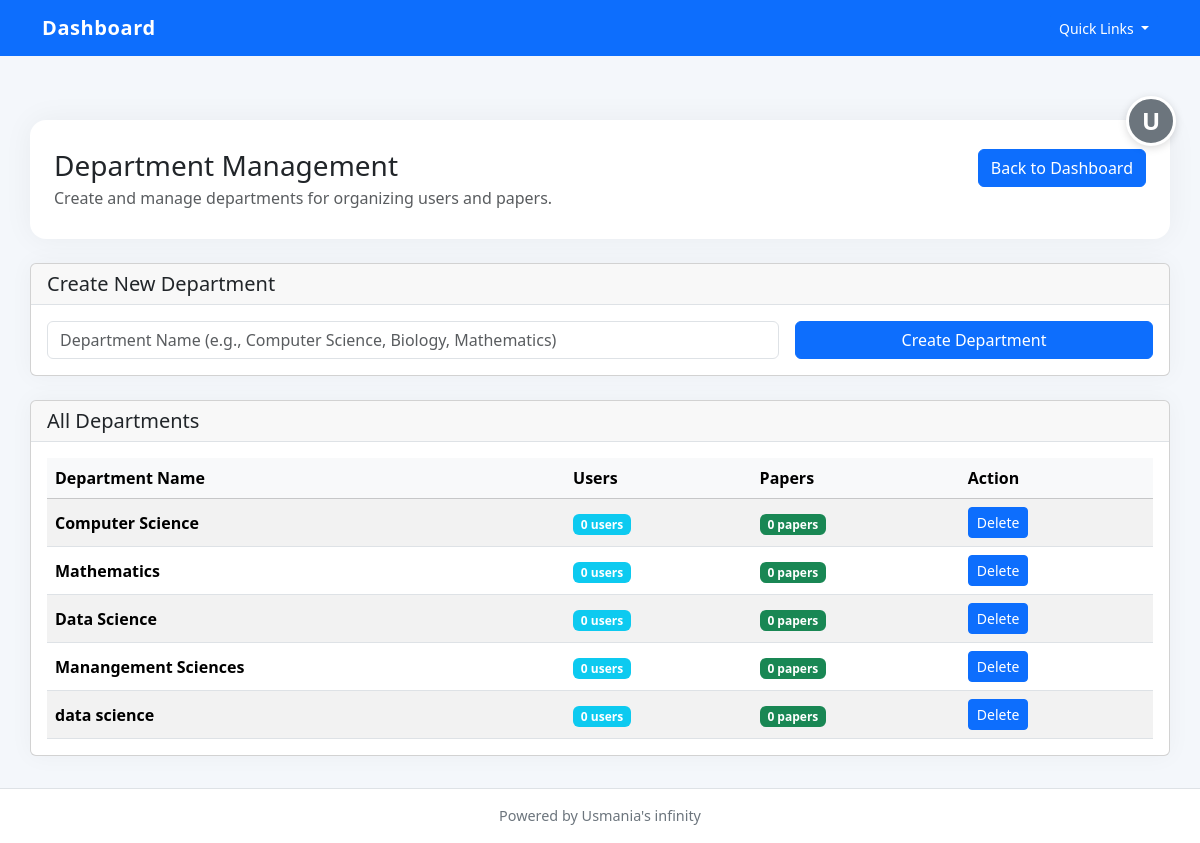
The app's page /admin/departments (signed in), older data.
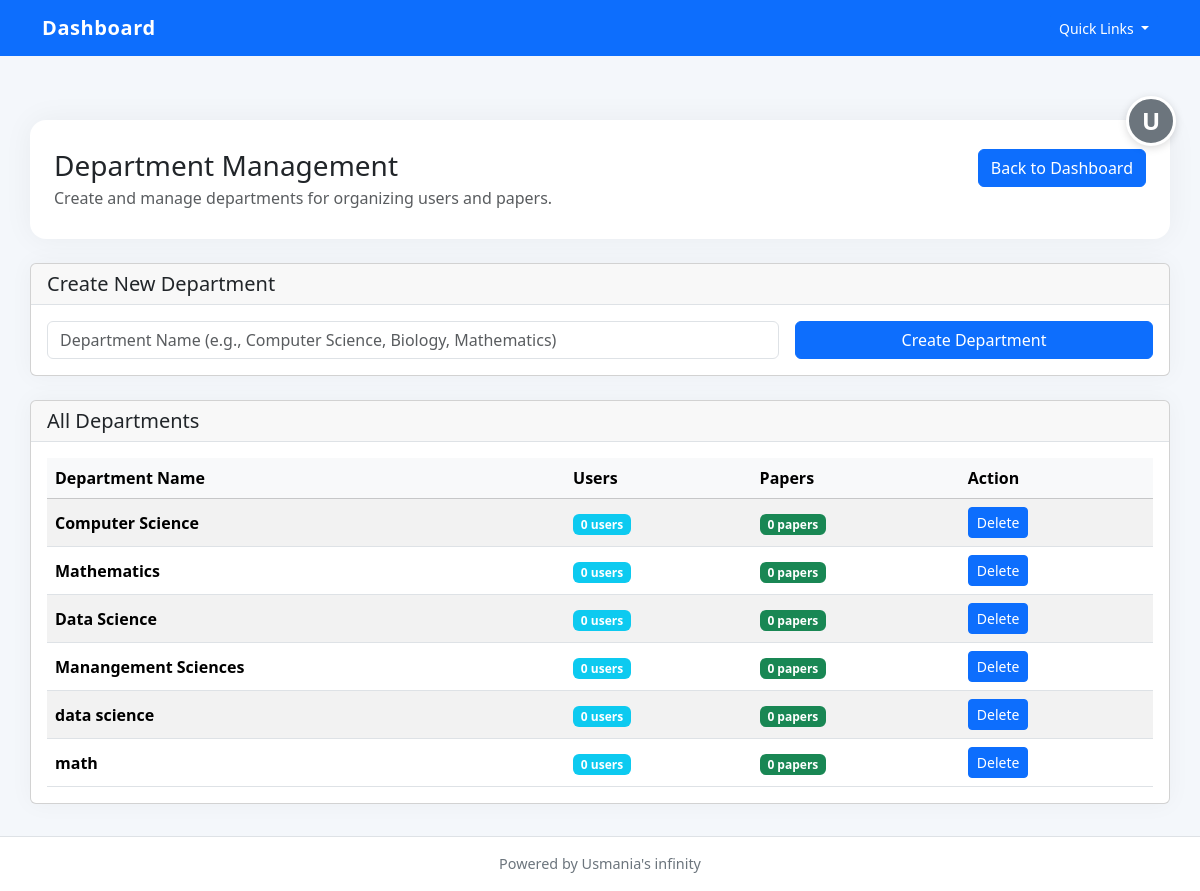
The same page, newer data.
### app/models.py (models this page shows)
class User(UserMixin, db.Model):
    __tablename__ = "users"
    id = db.Column(db.Integer, primary_key=True)
    name = db.Column(db.String(150), nullable=False)
    email = db.Column(db.String(150), unique=True, nullable=False)
    password = db.Column(db.String(255), nullable=False)
    role = db.Column(db.String(50), default="faculty")  # faculty / admin
    department_id = db.Column(db.Integer, db.ForeignKey("departments.id"))
    papers = db.relationship("Paper", backref="author", lazy=True)
    approved = db.Column(db.Boolean, default=False)
    created_at = db.Column(db.DateTime, default=datetime.utcnow)

class Department(db.Model):
    __tablename__ = "departments"
    id = db.Column(db.Integer, primary_key=True)
    name = db.Column(db.String(150), unique=True, nullable=False)
    users = db.relationship("User", backref="department", lazy=True)
    papers = db.relationship("Paper", backref="department", lazy=True)

### app/routes/admin.py (the view)
@admin_bp.route("/departments")
@login_required
def view_departments():
    if current_user.role != "admin":
        return redirect(url_for("auth.dashboard"))
    departments = Department.query.all()
    return render_template("admin_departments.html", departments=departments)

### app/routes/auth.py (called while the page is built)
@login_manager.user_loader
def load_user(user_id):
    return User.query.get(int(user_id))

### app/templates/admin_departments.html (shortened to what this page needs)
{% extends "base.html" %}
{% block content %}
<div class="page-header">
    <div class="d-flex flex-column flex-md-row justify-content-between gap-3 align-items-start">
        <div>
            <h1 class="h3 mb-1">Department Management</h1>
            <p class="text-muted mb-0">Create and manage departments for organizing users and papers.</p>
        </div>
        <div>
            <a class="btn btn-primary" href="{{ url_for('admin.dashboard') }}">Back to Dashboard</a>
        </div>
    </div>
</div>
<div class="card card-shadow mb-4">
    <div class="card-header border-bottom">
        <h5 class="card-title mb-0">Create New Department</h5>
    </div>
    <div class="card-body">
        <form method="POST" action="{{ url_for('admin.add_department') }}">
            <div class="row g-3">
                <div class="col-md-8">
                    <input type="text" name="name" class="form-control" placeholder="Department Name (e.g., Computer Science, Biology, Mathematics)" required>
                </div>
                <div class="col-md-4">
                    <button type="submit" class="btn btn-primary w-100">Create Department</button>
                </div>
            </div>
        </form>
    </div>
</div>
<div class="card card-shadow">
    <div class="card-header border-bottom">
        <h5 class="card-title mb-0">All Departments</h5>
    </div>
    <div class="card-body">
        {% if departments %}
        <div class="table-responsive">
            <table class="table table-striped align-middle mb-0">
                <thead class="table-light">
                    <tr>
                        <th>Department Name</th>
                        <th>Users</th>
                        <th>Papers</th>
                        <th>Action</th>
                    </tr>
                </thead>
                <tbody>
                    {% for dept in departments %}
                    <tr>
                        <td>
                            <strong>{{ dept.name }}</strong>
                        </td>
                        <td>
                            <span class="badge bg-info">{{ dept.users|length }} users</span>
                        </td>
                        <td>
                            <span class="badge bg-success">{{ dept.papers|length }} papers</span>
                        </td>
                        <td>
                            <form method="POST" action="{{ url_for('admin.delete_department', dept_id=dept.id) }}" style="display:inline;">
                                <button type="submit" class="btn btn-sm btn-danger" onclick="return confirm('Are you sure you want to delete this department?');">Delete</button>
                            </form>
                        </td>
                    </tr>
                    {% endfor %}
                </tbody>
            </table>
        </div>
        {% else %}
        <p class="text-muted mb-0">No departments created yet. Create one using the form above.</p>
        {% endif %}
    </div>
</div>
{% endblock %}

### app/templates/base.html (shortened to what this page needs)
<!DOCTYPE html>
<html lang="en">
<head>
    <link href="https://cdn.jsdelivr.net/npm/bootstrap@5.3.3/dist/css/bootstrap.min.css" rel="stylesheet">
</head>
<body>
<nav class="navbar navbar-expand-lg navbar-dark bg-primary fixed-top">
    <div class="container">
        <a class="navbar-brand" href="{{ url_for('home') }}">Dashboard</a>
        <button class="navbar-toggler" type="button" data-bs-toggle="collapse" data-bs-target="#mainNav" aria-controls="mainNav" aria-expanded="false" aria-label="Toggle navigation">
        <div class="collapse navbar-collapse" id="mainNav">
            <div class="d-flex align-items-center ms-3">
                <div class="dropdown">
                    <button class="btn btn-light btn-sm dropdown-toggle" type="button" id="quickLinksDropdown" data-bs-toggle="dropdown" aria-expanded="false">
                        Quick Links
                    </button>
                </div>
            </div>
        </div>
    </div>
</nav>
<div class="profile-btn-container">
    {% if current_user.is_authenticated %}
    <a href="{{ url_for('auth.dashboard') }}" class="profile-btn" title="Profile">{{ current_user.name[0].upper() }}</a>
    {% else %}
    <a href="{{ url_for('auth.login') }}" class="profile-btn" title="Login">👤</a>
    {% endif %}
</div>
<div class="container content">
    {% block content %}{% endblock %}
</div>
<footer class="footer bg-white border-top">
    <div class="container">Powered by Usmania's infinity</div>
</footer>
</body>
</html>

### app/templates/base.html (style rules this page uses)
body { padding-top: 5.5rem; background: #f4f7fb; min-height: 100vh; }
.content { padding: 2rem 0; }
.navbar-brand { font-weight: 700; letter-spacing: 0.03em; }
.page-header { padding: 1.8rem 1.5rem; background: #ffffff; border-radius: 1rem; box-shadow: 0 0 30px rgba(0, 0, 0, 0.05); margin-bottom: 1.5rem; }
.page-header h1 { margin-bottom: 0.25rem; }
.btn, .btn-primary, .btn-outline-primary, .btn-outline-secondary, .btn-outline-info, .btn-secondary, .btn-danger, .btn-light { color: #fff !important; background-color: #0d6efd !important; border-color: #0d6efd !important; }
.card-shadow { box-shadow: 0 0 25px rgba(0,0,0,.04); }
.footer { padding: 1rem 0; text-align: center; color: #6c757d; font-size: 0.9rem; }
.profile-btn-container { position: fixed; top: 6rem; right: 1.5rem; z-index: 1000; }
.profile-btn { width: 50px; height: 50px; border-radius: 50%; background-color: #6c757d; color: white; display: flex; align-items: center; justify-content: center; text-decoration: none; font-weight: 600; font-size: 1.5rem; transition: all 0.3s ease; border: 3px solid white; box-shadow: 0 2px 8px rgba(0, 0, 0, 0.15); }

Row changes from the older to the newer data that the page shows:
added Department: name "math", users|length "0", papers|length "0"
